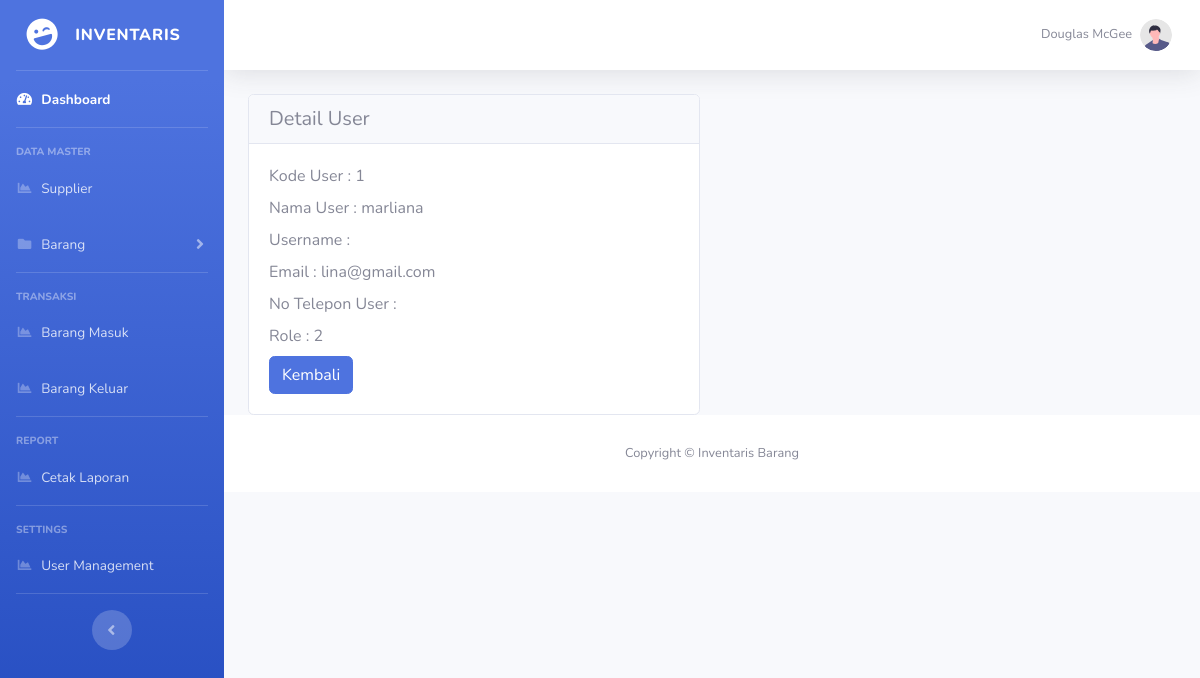
Page /User/detail/1 on the committed database.
### tables this page shows
CREATE TABLE `user` (
  `id_user` int(11) NOT NULL,
  `nama` varchar(50) NOT NULL,
  `username` varchar(50) NOT NULL,
  `email` varchar(100) NOT NULL,
  `no_telp` varchar(15) NOT NULL,
  `role` int(11) NOT NULL,
  `password` varchar(255) NOT NULL,
  `created_at` int(11) NOT NULL,
  `foto` text NOT NULL,
  `is_active` tinyint(1) NOT NULL
);

### application/controllers/User.php (called while the page is built, shortened)
<?php
class User extends CI_Controller
{
    public function __construct()
    {
        $this->load->model('User_model');
        $this->load->library('form_validation');
    }
    public function detail($id)
    {
        $data['judul'] = "Detail User";
        $data['user'] = $this->User_model->getUserById($id);
        $this->load->view('templates/header', $data);
        $this->load->view('templates/sidebar');
        $this->load->view('templates/topbar');
        $this->load->view('user/detail', $data);
        $this->load->view('templates/footer');
    }
}

### index.php (called while the page is built, shortened)
<?php
require_once BASEPATH.'core/CodeIgniter.php';

### application/models/User_model.php (called while the page is built, shortened)
<?php
class User_model extends CI_Model
{
    public function getUserById($id)
    {
        return $this->db->get_where('user', ['id_user' => $id])->row_array();
    }
}

### application/views/user/detail.php (the view)
<div class="container">
    <div class="row mt-3">
        <div class="col-md-6">
            <div class="card">
                <h5 class="card-header">Detail User</h5>
                <div class="card-body">
                    <label for="id_user" class="form-label">Kode User   : </label>
                    <h7 class="card-text"><?= $user['id_user']; ?></h7> <br>
                    <label for="nama" class="form-label">Nama User   : </label>
                    <h7 class="card-title"><?= $user['nama']; ?></h7> <br>
                    <label for="username" class="form-label">Username   : </label>
                    <h7 class="card-text"><?= $user['username']; ?></h7> <br>
                    <label for="email" class="form-label">Email   : </label>
                    <h7 class="card-text"><?= $user['email']; ?></h7> <br>
                    <label for="no_telp" class="form-label">No Telepon User  : </label>
                    <h7 class="card-text"><?= $user['no_telp']; ?></h7> <br>
                    <label for="role" class="form-label">Role  : </label>
                    <h7 class="card-text"><?= $user['role']; ?></h7> <br>
                    <a href="http://localhost/inventaris/User" class="btn btn-primary">Kembali</a>
                </div>
            </div>
        </div>
    </div>
</div>

### rows in the picture
user: id_user "1", nama "marliana", email "lina@gmail.com", role "2"
